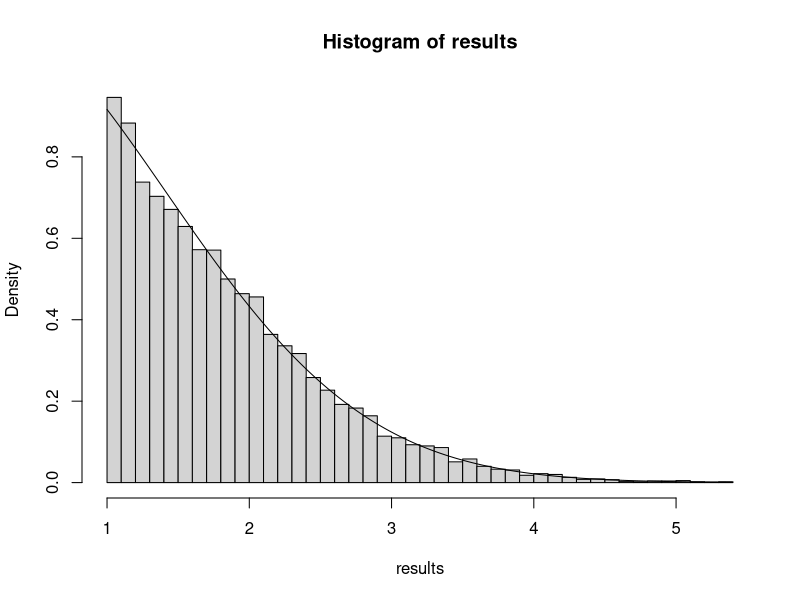

The R source for this figure:
set.seed(1)
n <- 10^4

C <- 1 / (sqrt(4 * pi) * pnorm(-1 / sqrt(2)))
M_opt <- C

f_density <- function(x) {
  # if (x < 1) {
  #   return(0)
  # }
  return(C * exp(-x^2 / 4))
}

g_density <- function(x) {
  if (x < 1) {
    return(0)
  }
  return(exp(-(x - 1)))
}

results <- c()
counter <- 0
while (length(results) < n) {
  # Draw a proposal from g.
  u <- runif(1)
  Y <- -log(u) + 1

  counter <- counter + 1
  u2 <- runif(1)
  if (u2 < f_density(Y) / (M_opt * g_density(Y))) {
    results <- c(results, Y)
  }
}
hist(results, probability = TRUE, breaks = 40)

x_eval <- seq(1, max(results), length.out = 500)
lines(x_eval, f_density(x_eval))

# Average proposals per accepted sample.
emp_ave <- counter / n
emp_ave # 1.1785
theo_ave <- C # 1.17662
theo_ave - emp_ave # -0.001879688
